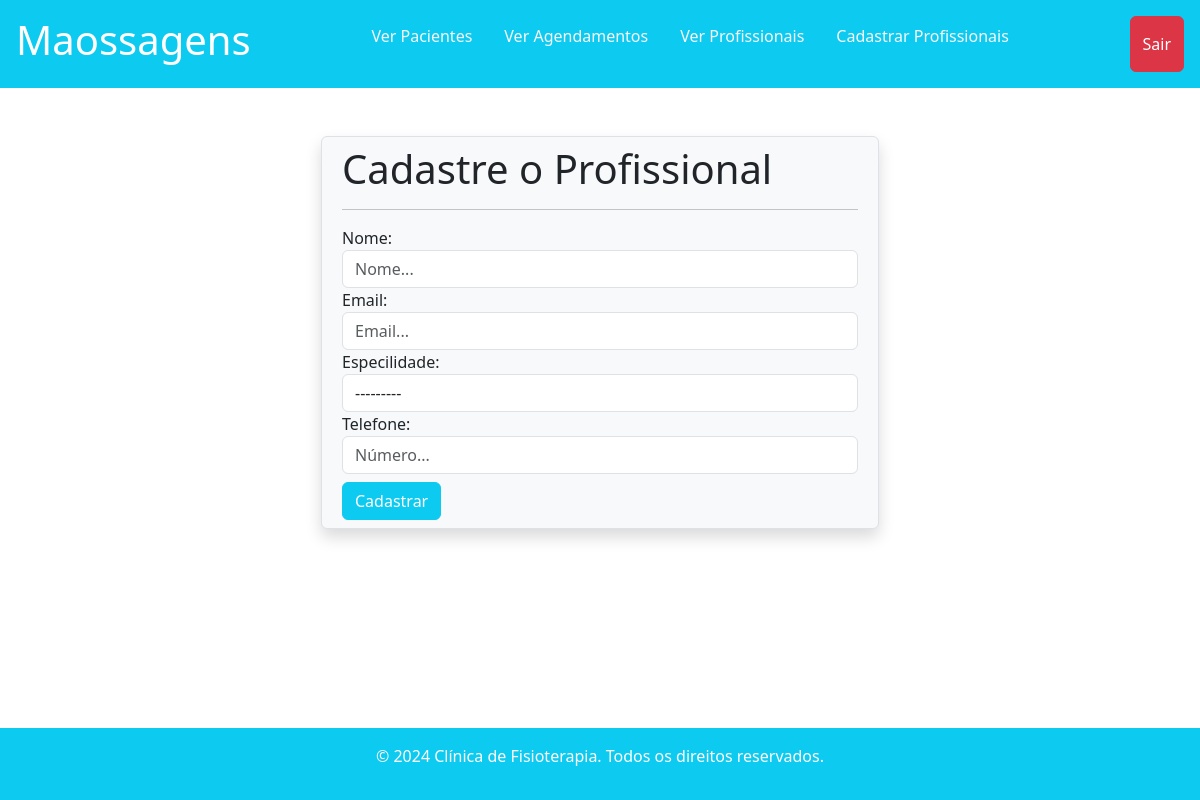
The app's page /profissional/cadastra_profissional/, older data.
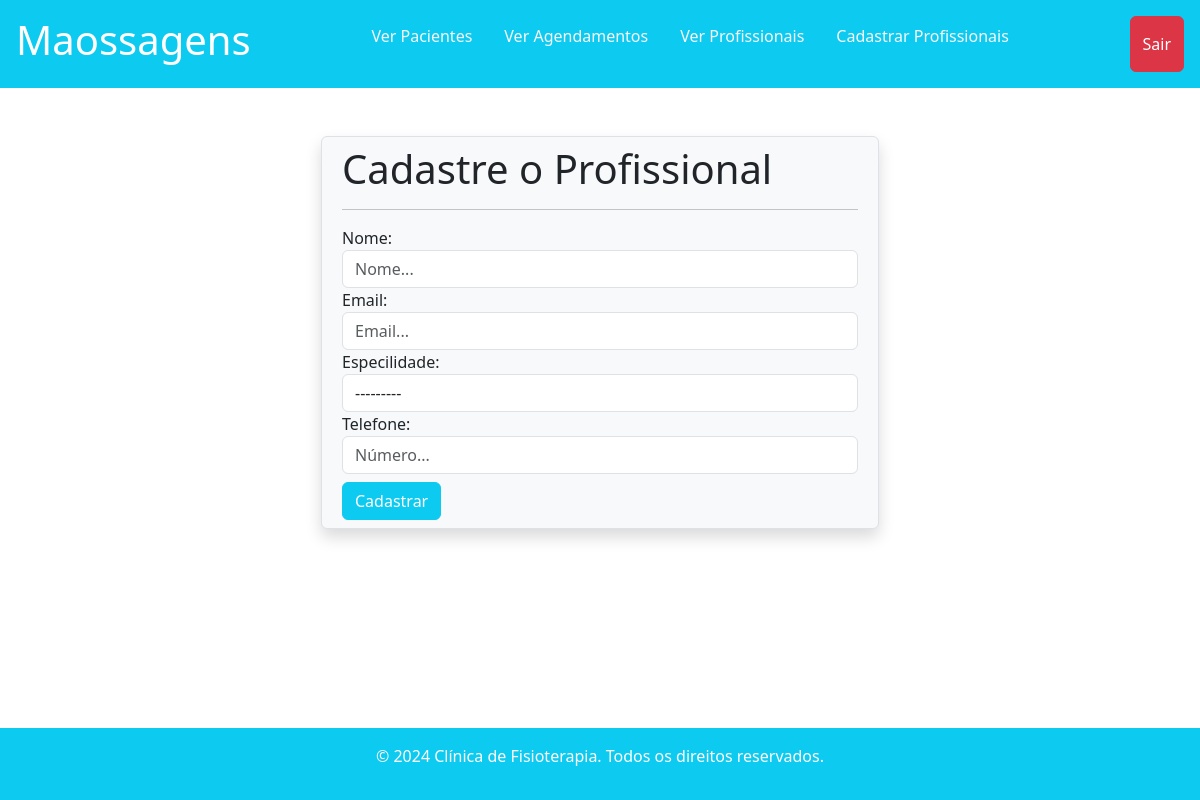
The same page, newer data.
### profissional/models.py (models this page shows)
class Especialidade(models.Model):
    especialidade = models.CharField(max_length=100)
    def __str__(self):
        return self.especialidade

### profissional/views.py (the view)
# urls.py: path('cadastra_profissional/', views.cadastra_profissional, name='cadastra_profissional'),
def cadastra_profissional(request):
    if request.method == "GET":
        form = ProfissionalForm()
        status = request.GET.get('status')
        return render(request, 'cadastroProfissa.html', {'form': form, 'status': status})

### profissional/forms.py
class ProfissionalForm(forms.Form):
    nome = forms.CharField(max_length=30,label="Nome",widget=forms.TextInput(attrs={'class': 'form-control', 'placeholder': 'Nome...'}))
    email = forms.EmailField(label="Email",widget=forms.EmailInput(attrs={'class': 'form-control', 'placeholder': 'Email...'}))
    especialidade = forms.ModelChoiceField(queryset=Especialidade.objects.all(),label="Especilidade", widget=forms.Select(attrs={
        'class': 'form-control d-flex flex-row flex-wrap gap-2',
    }))
    telefone = forms.CharField(label="Telefone", required=False,widget=forms.NumberInput(attrs={'class': 'form-control', 'placeholder': 'Número...'}))

### profissional/templates/cadastroProfissa.html (shortened to what this page needs)
{% extends "base.html" %}
{% block 'body' %}
<header>
  <div class="container-fluid d-flex  justify-content-between bg-info text-white p-3">
      <h1>Maossagens</h1>
      {% include 'partials/regis_nav.html' %}
      <a href="{% url 'sair' %}" class="btn btn-danger d-flex text-center align-items-center">Sair</a>
  </div>
</header>
<main class="flex-fill">
  <div class="container">
    <br>
    <div class="row w-50 container-fluid my-4 p-2 mx-auto border rounded shadow bg-light">
      <div class="col-md">
          <h1>Cadastre o Profissional</h1>
          <hr>
          <form action="{% url 'valida_profissional' %}" method="POST"> {% csrf_token %}
              {{form.as_table}}
              <input class="btn btn-info mt-2 text-white" type="submit" value="Cadastrar">
          </form>
      </div>
    </div>
  </div>
</main>
{% endblock 'body' %}

Row changes from the older to the newer data that the page shows:
added Especialidade: especialidade "---------"
Text that changed along with them:
form field especialidade: "---------" → (not shown)
